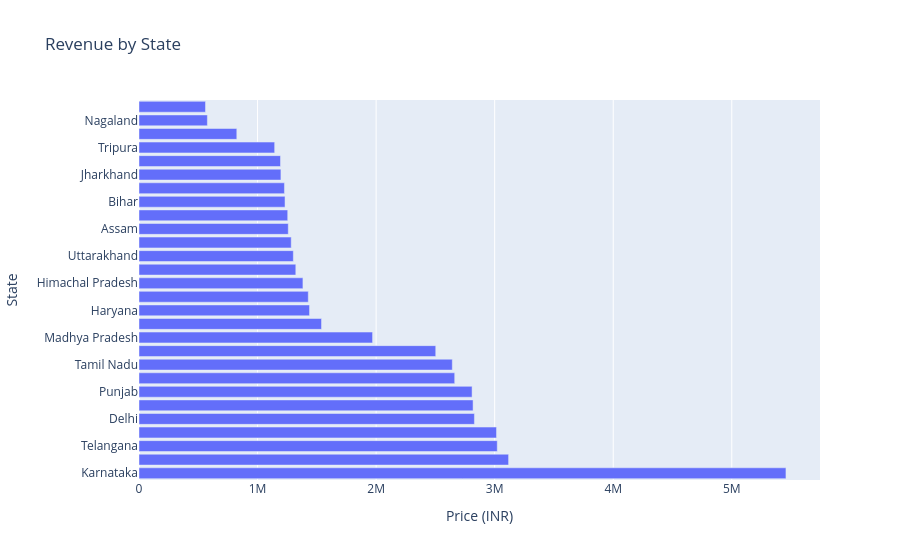

This figure's notebook cell:
### Markdown cell above
### Sales By State

### Code cell
figure = px.bar(
    df.groupby('State',as_index=False)['Price (INR)'].sum()
      .sort_values('Price (INR)', ascending=False),

    x='Price (INR)',
    y='State',
    orientation='h', 
    title='Revenue by State'
)
figure.show()

### Figure 1 — Plotly figure (JSON) as saved in the notebook; plotly's stock layout.template omitted (floating-point values rounded to 4 significant figures)
{"data": [{"hovertemplate": "Price (INR)=%{x}<br>State=%{y}<extra></extra>", "legendgroup": "", "marker": {"color": "#636efa", "pattern": {"shape": ""}}, "name": "", "orientation": "h", "showlegend": false, "textposition": "auto", "type": "bar", "x": [5457000.0, 3117000.0, 3022000.0, 3016000.0, 2829000.0, 2818000.0, 2809000.0, 2663000.0, 2643000.0, 2503000.0, 1970000.0, 1539000.0, 1438000.0, 1428000.0, 1383000.0, 1323000.0, 1302000.0, 1284000.0, 1259000.0, 1254000.0, 1232000.0, 1227000.0, 1197000.0, 1194000.0, 1144000.0, 824900.0, 576800.0, 561000.0], "xaxis": "x", "y": ["Karnataka", "Uttar Pradesh", "Telangana", "Maharashtra", "Delhi", "Gujarat", "Punjab", "West Bengal", "Tamil Nadu", "Rajasthan", "Madhya Pradesh", "Goa", "Haryana", "Meghalaya", "Himachal Pradesh", "Jammu and Kashmir", "Uttarakhand", "Kerala", "Assam", "Manipur", "Bihar", "Chhattisgarh", "Jharkhand", "Odisha", "Tripura", "Mizoram", "Nagaland", "Sikkim"], "yaxis": "y"}], "layout": {"barmode": "relative", "legend": {"tracegroupgap": 0}, "title": {"text": "Revenue by State"}, "xaxis": {"anchor": "y", "domain": [0, 1], "title": {"text": "Price (INR)"}}, "yaxis": {"anchor": "x", "domain": [0, 1], "title": {"text": "State"}}}}
